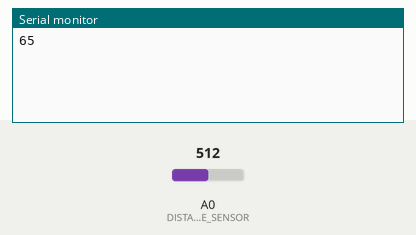
This sketch was run on a simulated Arduino Uno, built with avr-gcc and run on an emulated ATmega328P. On the bench: the last lines printed to the serial monitor. The test bench sets the inputs (shaded band); at power-on: A0 (DISTANCE_SENSOR) = 512.

Above: at 1.8 s.
1.9 s: A0 (DISTANCE_SENSOR) set to 716
At 2.8 s:
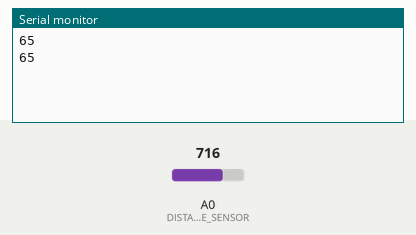
3.4 s: A0 (DISTANCE_SENSOR) set to 900
At 4.6 s:
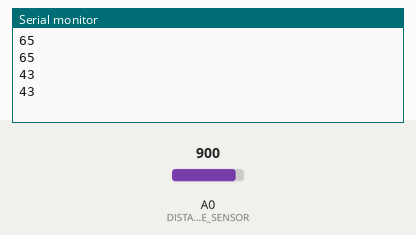
Timing chart, 0 to 6.4 s (numbered marks = the images above; inputs shaded):
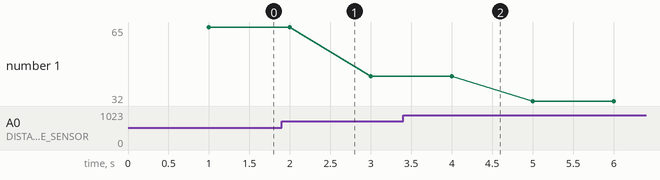

The sketch:

test_distance_sensor.ino
```cpp
#define DISTANCE_SENSOR A0

void setup() {
  Serial.begin(9600);
}

void loop() {
  float volts = analogRead(DISTANCE_SENSOR)*5/1024;
  int distance = 130*pow(volts,-1);//found from datasheet graph
  delay(1000);
  if(distance<300){
    Serial.println(distance);
  }
}
```

Measured:
- plotted number 1: 65 → 43 after the input at 1.9 s, 43 → 32 after the input at 3.4 s
